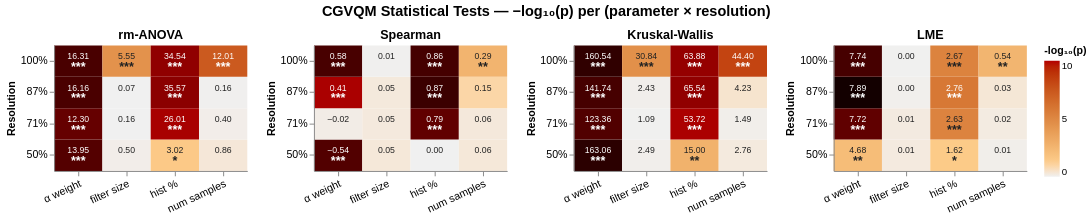

Notebook cell for this chart:
### Code cell
# ── Cell: Statistical Tests + Altair Heatmaps ─────────────────────────────
#
# Centering (already applied in df['score_centered'] by cell 1):
#   For each (scene s, parameter θ, resolution r):
#     baseline  = mean of score over shared values V_{θ,r}
#                 (values present for ALL scenes in that slice)
#     q̃_{s,θ,r,v} = q_{s,θ,r,v} - baseline
#
# Tests 1–3 use df['score_centered']; test 4 (LME) uses df['score'] (raw).
# ──────────────────────────────────────────────────────────────────────────

import warnings
import numpy as np
import pandas as pd
from scipy import stats
from statsmodels.formula.api import ols
import statsmodels.api as sm
from statsmodels.regression.mixed_linear_model import MixedLM
import altair as alt

warnings.filterwarnings('ignore')

# ══════════════════════════════════════════════════════════════════════════
# 1.  TEST FUNCTIONS
# ══════════════════════════════════════════════════════════════════════════

def _normalise(s: pd.Series) -> pd.Series:
    lo, hi = s.min(), s.max()
    return pd.Series(np.zeros(len(s)), index=s.index) if hi == lo else (s - lo) / (hi - lo)


def test_rm_anova(grp: pd.DataFrame) -> dict:
    """
    OLS on centered scores, factor = C(value), Type-II F-test.
    Centering already removes between-scene variance, so no scene term needed.
    """
    try:
        model = ols("score_centered ~ C(value)", data=grp).fit()
        tbl   = sm.stats.anova_lm(model, typ=2)
        row   = tbl.loc["C(value)"]
        return dict(F=float(row["F"]),
                    df_num=int(row["df"]),
                    df_den=int(tbl.loc["Residual", "df"]),
                    p=float(row["PR(>F)"]))
    except Exception as e:
        return dict(F=np.nan, df_num=np.nan, df_den=np.nan, p=np.nan, error=str(e))


def test_spearman(grp: pd.DataFrame) -> dict:
    """
    Spearman ρ between parameter value and centered score,
    pooling all (scene × value) pairs in the (parameter, resolution) slice.
    """
    try:
        rho, p = stats.spearmanr(grp["value"], grp["score_centered"])
        return dict(rho=float(rho), p=float(p), n=len(grp))
    except Exception as e:
        return dict(rho=np.nan, p=np.nan, n=len(grp), error=str(e))


def test_kruskal(grp: pd.DataFrame) -> dict:
    """
    Kruskal-Wallis H on centered scores, grouped by value level.
    Robust to missing value levels across scenes (no balance requirement).
    """
    try:
        groups = [g["score_centered"].values for _, g in grp.groupby("value")]
        if len(groups) < 2:
            raise ValueError("Need ≥ 2 value levels.")
        H, p = stats.kruskal(*groups)
        return dict(H=float(H), df=len(groups) - 1, p=float(p))
    except Exception as e:
        return dict(H=np.nan, df=np.nan, p=np.nan, error=str(e))


def test_lme(grp: pd.DataFrame) -> dict:
    """
    LME on RAW scores: score ~ value_norm [+ value_norm²] + (1|scene).
    Fits linear and quadratic models (REML=False); selects via LRT (α=0.05).
    Reports z-test p-value on the linear coefficient of the winning model.
    """
    try:
        g = grp.copy()
        g["value_norm"]  = _normalise(g["value"])
        g["value_norm2"] = g["value_norm"] ** 2

        fit_lin  = MixedLM.from_formula("score ~ value_norm",
                                         data=g, groups=g["scene"]).fit(reml=False, method="lbfgs")
        fit_quad = MixedLM.from_formula("score ~ value_norm + value_norm2",
                                         data=g, groups=g["scene"]).fit(reml=False, method="lbfgs")

        lr_stat  = 2.0 * (fit_quad.llf - fit_lin.llf)
        lr_p     = float(stats.chi2.sf(lr_stat, df=1))
        use_quad = lr_p < 0.05
        best     = fit_quad if use_quad else fit_lin

        return dict(
            coef_linear    = float(best.params["value_norm"]),
            coef_quadratic = float(best.params.get("value_norm2", np.nan)),
            p              = float(best.pvalues["value_norm"]),
            lr_p           = lr_p,
            model          = "quadratic" if use_quad else "linear",
        )
    except Exception as e:
        return dict(coef_linear=np.nan, coef_quadratic=np.nan,
                    p=np.nan, lr_p=np.nan, model="error", error=str(e))


# ══════════════════════════════════════════════════════════════════════════
# 2.  RUN ALL TESTS
# ══════════════════════════════════════════════════════════════════════════

TEST_FNS = dict(rm_anova=test_rm_anova, spearman=test_spearman,
                kruskal=test_kruskal,   lme=test_lme)

rows = []
for (param, res), sdf in df.groupby(["parameter", "resolution"]):
    row = dict(parameter=param, resolution=res)
    for name, fn in TEST_FNS.items():
        for k, v in fn(sdf).items():
            row[f"{name}_{k}"] = v
    rows.append(row)

results_df = (pd.DataFrame(rows)
              .sort_values(["parameter", "resolution"])
              .reset_index(drop=True))

# ── quick console summary ──────────────────────────────────────────────────
_cols = ["parameter", "resolution",
         "rm_anova_F", "rm_anova_p",
         "spearman_rho", "spearman_p",
         "kruskal_H", "kruskal_p",
         "lme_coef_linear", "lme_p", "lme_model"]
print(results_df[_cols].to_string(index=False, float_format=lambda x: f"{x:.4f}"))


# ══════════════════════════════════════════════════════════════════════════
# 3.  ALTAIR HEATMAPS  (−log10 p, one panel per test)
# ══════════════════════════════════════════════════════════════════════════

def sig_stars(p):
    if   p < 0.001: return "***"
    elif p < 0.01:  return "**"
    elif p < 0.05:  return "*"
    else:           return ""

# ── build long-form plot table ─────────────────────────────────────────────
plot_specs = [
    ("rm_anova",  "rm_anova_p",  "rm-ANOVA",  "F",   "rm_anova_F"),
    ("spearman",  "spearman_p",  "Spearman",  "ρ",   "spearman_rho"),
    ("kruskal",   "kruskal_p",   "Kruskal-Wallis", "H", "kruskal_H"),
    ("lme",       "lme_p",       "LME",       "β",   "lme_coef_linear"),
]

RESOLUTION_ORDER = ["100%", "87%", "71%", "50%"]   # descending on Y
PARAM_LABELS     = {"alpha_weight": "α weight",
                    "filter_size":  "filter size",
                    "hist_percent": "hist %",
                    "num_samples":  "num samples"}

plot_rows = []
for _, r in results_df.iterrows():
    for test_key, p_col, label, stat_sym, stat_col in plot_specs:
        p_val   = r.get(p_col,   np.nan)
        stat_v  = r.get(stat_col, np.nan)
        neg_log = -np.log10(p_val) if (p_val is not None and p_val > 0 and not np.isnan(p_val)) else 0.0
        stars   = sig_stars(p_val) if not np.isnan(p_val) else ""
        plot_rows.append(dict(
            test        = label,
            parameter   = PARAM_LABELS.get(r["parameter"], r["parameter"]),
            resolution  = f"{r['resolution']}%",
            neg_log_p   = neg_log,
            p_val       = p_val,
            stat_val    = stat_v,
            stat_sym    = stat_sym,
            stars       = stars,
        ))

plot_df = pd.DataFrame(plot_rows)

# ── colour scale anchored at significance threshold ────────────────────────
thresh  = -np.log10(0.05)          # ≈ 1.301
max_nlp = plot_df["neg_log_p"].replace([np.inf], np.nan).max()
clamp   = min(max_nlp * 1.05, 10)  # cap colour range at 10 for readability

color_scale = alt.Scale(
    domain=[0, thresh, clamp],
    range=["#f0f0f0", "#fdcc8a", "#b30000"],
)

# ── shared axis configuration ──────────────────────────────────────────────
base = (alt.Chart(plot_df)
    .transform_filter(alt.datum.neg_log_p >= 0)
    .encode(
        x=alt.X("parameter:O",
                sort=list(PARAM_LABELS.values()),
                axis=alt.Axis(title=None, labelAngle=-25)),
        y=alt.Y("resolution:O",
                sort=RESOLUTION_ORDER,
                axis=alt.Axis(title="Resolution")),
    )
)

def make_panel(test_label: str) -> alt.Chart:
    filtered = base.transform_filter(alt.datum.test == test_label)

    heatmap = filtered.mark_rect().encode(
        color=alt.Color("neg_log_p:Q",
                        scale=color_scale,
                        legend=alt.Legend(title="-log₁₀(p)",
                                          orient="right",
                                          gradientLength=120)),
        tooltip=[
            alt.Tooltip("parameter:O",  title="Parameter"),
            alt.Tooltip("resolution:O", title="Resolution"),
            alt.Tooltip("p_val:Q",      title="p-value",   format=".4f"),
            alt.Tooltip("neg_log_p:Q",  title="-log₁₀(p)", format=".2f"),
            alt.Tooltip("stat_val:Q",   title="Statistic", format=".3f"),
        ],
    )

    # Text colour: white when cell is dark (neg_log_p above midpoint), else dark grey
    WHITE_THRESH = (thresh + clamp) / 2
    text_color = alt.condition(
        alt.datum.neg_log_p > WHITE_THRESH,
        alt.value("white"),
        alt.value("#222222"),
    )

    # significance stars overlaid as text
    stars_layer = filtered.mark_text(
        fontSize=13, fontWeight="bold", dy=6
    ).encode(
        text="stars:N",
        color=text_color,
    )

    # stat value as small text above stars
    stat_layer = filtered.mark_text(
        fontSize=9, dy=-5
    ).encode(
        text=alt.condition(
            alt.datum.stat_val != None,
            alt.Text("stat_val:Q", format=".2f"),
            alt.value("")
        ),
        color=text_color,
    )

    return (heatmap + stars_layer + stat_layer).properties(
        title=alt.TitleParams(test_label, fontSize=13, fontWeight="bold", anchor="middle"),
        width=200,
        height=130,
    )

panels = [make_panel(label) for _, _, label, _, _ in plot_specs]

chart = (
    alt.hconcat(*panels, spacing=18)
    .properties(
        title=alt.TitleParams(
            "CGVQM Statistical Tests — −log₁₀(p) per (parameter × resolution)",
            fontSize=15, anchor="middle", dy=-6,
        )
    )
    .configure_view(strokeWidth=0)
    .configure_axis(labelFontSize=11, titleFontSize=11)
    .configure_title(fontSize=15)
)

chart

### Figure 1 — Vega-Lite specification as saved in the notebook (floating-point values rounded to 4 significant figures)
{"config": {"view": {"continuousWidth": 300, "continuousHeight": 300, "strokeWidth": 0}, "axis": {"labelFontSize": 11, "titleFontSize": 11}, "title": {"fontSize": 15}}, "hconcat": [{"layer": [{"mark": {"type": "rect"}, "encoding": {"color": {"field": "neg_log_p", "legend": {"gradientLength": 120, "orient": "right", "title": "-log₁₀(p)"}, "scale": {"domain": [0, 1.301, 10], "range": ["#f0f0f0", "#fdcc8a", "#b30000"]}, "type": "quantitative"}, "tooltip": [{"field": "parameter", "title": "Parameter", "type": "ordinal"}, {"field": "resolution", "title": "Resolution", "type": "ordinal"}, {"field": "p_val", "format": ".4f", "title": "p-value", "type": "quantitative"}, {"field": "neg_log_p", "format": ".2f", "title": "-log₁₀(p)", "type": "quantitative"}, {"field": "stat_val", "format": ".3f", "title": "Statistic", "type": "quantitative"}], "x": {"axis": {"labelAngle": -25, "title": null}, "field": "parameter", "sort": ["α weight", "filter size", "hist %", "num samples"], "type": "ordinal"}, "y": {"axis": {"title": "Resolution"}, "field": "resolution", "sort": ["100%", "87%", "71%", "50%"], "type": "ordinal"}}, "transform": [{"filter": "(datum.neg_log_p >= 0)"}, {"filter": "(datum.test === 'rm-ANOVA')"}]}, {"mark": {"type": "text", "dy": 6, "fontSize": 13, "fontWeight": "bold"}, "encoding": {"color": {"condition": {"test": "(datum.neg_log_p > 5.650514997831991)", "value": "white"}, "value": "#222222"}, "text": {"field": "stars", "type": "nominal"}, "x": {"axis": {"labelAngle": -25, "title": null}, "field": "parameter", "sort": ["α weight", "filter size", "hist %", "num samples"], "type": "ordinal"}, "y": {"axis": {"title": "Resolution"}, "field": "resolution", "sort": ["100%", "87%", "71%", "50%"], "type": "ordinal"}}, "transform": [{"filter": "(datum.neg_log_p >= 0)"}, {"filter": "(datum.test === 'rm-ANOVA')"}]}, {"mark": {"type": "text", "dy": -5, "fontSize": 9}, "encoding": {"color": {"condition": {"test": "(datum.neg_log_p > 5.650514997831991)", "value": "white"}, "value": "#222222"}, "text": {"condition": {"test": "(datum.stat_val !== null)", "field": "stat_val", "format": ".2f", "type": "quantitative"}, "value": ""}, "x": {"axis": {"labelAngle": -25, "title": null}, "field": "parameter", "sort": ["α weight", "filter size", "hist %", "num samples"], "type": "ordinal"}, "y": {"axis": {"title": "Resolution"}, "field": "resolution", "sort": ["100%", "87%", "71%", "50%"], "type": "ordinal"}}, "transform": [{"filter": "(datum.neg_log_p >= 0)"}, {"filter": "(datum.test === 'rm-ANOVA')"}]}], "height": 130, "title": {"text": "rm-ANOVA", "anchor": "middle", "fontSize": 13, "fontWeight": "bold"}, "width": 200}, {"layer": [{"mark": {"type": "rect"}, "encoding": {"color": {"field": "neg_log_p", "legend": {"gradientLength": 120, "orient": "right", "title": "-log₁₀(p)"}, "scale": {"domain": [0, 1.301, 10], "range": ["#f0f0f0", "#fdcc8a", "#b30000"]}, "type": "quantitative"}, "tooltip": [{"field": "parameter", "title": "Parameter", "type": "ordinal"}, {"field": "resolution", "title": "Resolution", "type": "ordinal"}, {"field": "p_val", "format": ".4f", "title": "p-value", "type": "quantitative"}, {"field": "neg_log_p", "format": ".2f", "title": "-log₁₀(p)", "type": "quantitative"}, {"field": "stat_val", "format": ".3f", "title": "Statistic", "type": "quantitative"}], "x": {"axis": {"labelAngle": -25, "title": null}, "field": "parameter", "sort": ["α weight", "filter size", "hist %", "num samples"], "type": "ordinal"}, "y": {"axis": {"title": "Resolution"}, "field": "resolution", "sort": ["100%", "87%", "71%", "50%"], "type": "ordinal"}}, "transform": [{"filter": "(datum.neg_log_p >= 0)"}, {"filter": "(datum.test === 'Spearman')"}]}, {"mark": {"type": "text", "dy": 6, "fontSize": 13, "fontWeight": "bold"}, "encoding": {"color": {"condition": {"test": "(datum.neg_log_p > 5.650514997831991)", "value": "white"}, "value": "#222222"}, "text": {"field": "stars", "type": "nominal"}, "x": {"axis": {"labelAngle": -25, "title": null}, "field": "parameter", "sort": ["α weight", "filter size", "hist %", "num samples"], "type": "ordinal"}, "y": {"axis": {"title": "Resolution"}, "field": "resolution", "sort": ["100%", "87%", "71%", "50%"], "type": "ordinal"}}, "transform": [{"filter": "(datum.neg_log_p >= 0)"}, {"filter": "(datum.test === 'Spearman')"}]}, {"mark": {"type": "text", "dy": -5, "fontSize": 9}, "encoding": {"color": {"condition": {"test": "(datum.neg_log_p > 5.650514997831991)", "value": "white"}, "value": "#222222"}, "text": {"condition": {"test": "(datum.stat_val !== null)", "field": "stat_val", "format": ".2f", "type": "quantitative"}, "value": ""}, "x": {"axis": {"labelAngle": -25, "title": null}, "field": "parameter", "sort": ["α weight", "filter size", "hist %", "num samples"], "type": "ordinal"}, "y": {"axis": {"title": "Resolution"}, "field": "resolution", "sort": ["100%", "87%", "71%", "50%"], "type": "ordinal"}}, "transform": [{"filter": "(datum.neg_log_p >= 0)"}, {"filter": "(datum.test === 'Spearman')"}]}], "height": 130, "title": {"text": "Spearman", "anchor": "middle", "fontSize": 13, "fontWeight": "bold"}, "width": 200}, {"layer": [{"mark": {"type": "rect"}, "encoding": {"color": {"field": "neg_log_p", "legend": {"gradientLength": 120, "orient": "right", "title": "-log₁₀(p)"}, "scale": {"domain": [0, 1.301, 10], "range": ["#f0f0f0", "#fdcc8a", "#b30000"]}, "type": "quantitative"}, "tooltip": [{"field": "parameter", "title": "Parameter", "type": "ordinal"}, {"field": "resolution", "title": "Resolution", "type": "ordinal"}, {"field": "p_val", "format": ".4f", "title": "p-value", "type": "quantitative"}, {"field": "neg_log_p", "format": ".2f", "title": "-log₁₀(p)", "type": "quantitative"}, {"field": "stat_val", "format": ".3f", "title": "Statistic", "type": "quantitative"}], "x": {"axis": {"labelAngle": -25, "title": null}, "field": "parameter", "sort": ["α weight", "filter size", "hist %", "num samples"], "type": "ordinal"}, "y": {"axis": {"title": "Resolution"}, "field": "resolution", "sort": ["100%", "87%", "71%", "50%"], "type": "ordinal"}}, "transform": [{"filter": "(datum.neg_log_p >= 0)"}, {"filter": "(datum.test === 'Kruskal-Wallis')"}]}, {"mark": {"type": "text", "dy": 6, "fontSize": 13, "fontWeight": "bold"}, "encoding": {"color": {"condition": {"test": "(datum.neg_log_p > 5.650514997831991)", "value": "white"}, "value": "#222222"}, "text": {"field": "stars", "type": "nominal"}, "x": {"axis": {"labelAngle": -25, "title": null}, "field": "parameter", "sort": ["α weight", "filter size", "hist %", "num samples"], "type": "ordinal"}, "y": {"axis": {"title": "Resolution"}, "field": "resolution", "sort": ["100%", "87%", "71%", "50%"], "type": "ordinal"}}, "transform": [{"filter": "(datum.neg_log_p >= 0)"}, {"filter": "(datum.test === 'Kruskal-Wallis')"}]}, {"mark": {"type": "text", "dy": -5, "fontSize": 9}, "encoding": {"color": {"condition": {"test": "(datum.neg_log_p > 5.650514997831991)", "value": "white"}, "value": "#222222"}, "text": {"condition": {"test": "(datum.stat_val !== null)", "field": "stat_val", "format": ".2f", "type": "quantitative"}, "value": ""}, "x": {"axis": {"labelAngle": -25, "title": null}, "field": "parameter", "sort": ["α weight", "filter size", "hist %", "num samples"], "type": "ordinal"}, "y": {"axis": {"title": "Resolution"}, "field": "resolution", "sort": ["100%", "87%", "71%", "50%"], "type": "ordinal"}}, "transform": [{"filter": "(datum.neg_log_p >= 0)"}, {"filter": "(datum.test === 'Kruskal-Wallis')"}]}], "height": 130, "title": {"text": "Kruskal-Wallis", "anchor": "middle", "fontSize": 13, "fontWeight": "bold"}, "width": 200}, {"layer": [{"mark": {"type": "rect"}, "encoding": {"color": {"field": "neg_log_p", "legend": {"gradientLength": 120, "orient": "right", "title": "-log₁₀(p)"}, "scale": {"domain": [0, 1.301, 10], "range": ["#f0f0f0", "#fdcc8a", "#b30000"]}, "type": "quantitative"}, "tooltip": [{"field": "parameter", "title": "Parameter", "type": "ordinal"}, {"field": "resolution", "title": "Resolution", "type": "ordinal"}, {"field": "p_val", "format": ".4f", "title": "p-value", "type": "quantitative"}, {"field": "neg_log_p", "format": ".2f", "title": "-log₁₀(p)", "type": "quantitative"}, {"field": "stat_val", "format": ".3f", "title": "Statistic", "type": "quantitative"}], "x": {"axis": {"labelAngle": -25, "title": null}, "field": "parameter", "sort": ["α weight", "filter size", "hist %", "num samples"], "type": "ordinal"}, "y": {"axis": {"title": "Resolution"}, "field": "resolution", "sort": ["100%", "87%", "71%", "50%"], "type": "ordinal"}}, "transform": [{"filter": "(datum.neg_log_p >= 0)"}, {"filter": "(datum.test === 'LME')"}]}, {"mark": {"type": "text", "dy": 6, "fontSize": 13, "fontWeight": "bold"}, "encoding": {"color": {"condition": {"test": "(datum.neg_log_p > 5.650514997831991)", "value": "white"}, "value": "#222222"}, "text": {"field": "stars", "type": "nominal"}, "x": {"axis": {"labelAngle": -25, "title": null}, "field": "parameter", "sort": ["α weight", "filter size", "hist %", "num samples"], "type": "ordinal"}, "y": {"axis": {"title": "Resolution"}, "field": "resolution", "sort": ["100%", "87%", "71%", "50%"], "type": "ordinal"}}, "transform": [{"filter": "(datum.neg_log_p >= 0)"}, {"filter": "(datum.test === 'LME')"}]}, {"mark": {"type": "text", "dy": -5, "fontSize": 9}, "encoding": {"color": {"condition": {"test": "(datum.neg_log_p > 5.650514997831991)", "value": "white"}, "value": "#222222"}, "text": {"condition": {"test": "(datum.stat_val !== null)", "field": "stat_val", "format": ".2f", "type": "quantitative"}, "value": ""}, "x": {"axis": {"labelAngle": -25, "title": null}, "field": "parameter", "sort": ["α weight", "filter size", "hist %", "num samples"], "type": "ordinal"}, "y": {"axis": {"title": "Resolution"}, "field": "resolution", "sort": ["100%", "87%", "71%", "50%"], "type": "ordinal"}}, "transform": [{"filter": "(datum.neg_log_p >= 0)"}, {"filter": "(datum.test === 'LME')"}]}], "height": 130, "title": {"text": "LME", "anchor": "middle", "fontSize": 13, "fontWeight": "bold"}, "width": 200}], "data": {"name": "data-a58892f498e6a18043806c24667530b1"}, "spacing": 18, "title": {"text": "CGVQM Statistical Tests — −log₁₀(p) per (parameter × resolution)", "anchor": "middle", "dy": -6, "fontSize": 15}, "$schema": "https://vega.github.io/schema/vega-lite/v6.1.0.json", "datasets": {"data-a58892f498e6a18043806c24667530b1": [{"test": "rm-ANOVA", "parameter": "α weight", "resolution": "50%", "neg_log_p": 19.9, "p_val": 1.269e-20, "stat_val": 13.95, "stat_sym": "F", "stars": "***"}, {"test": "Spearman", "parameter": "α weight", "resolution": "50%", "neg_log_p": 20.13, "p_val": 7.412e-21, "stat_val": -0.5445, "stat_sym": "ρ", "stars": "***"}, {"test": "Kruskal-Wallis", "parameter": "α weight", "resolution": "50%", "neg_log_p": 28.5, "p_val": 3.149e-29, "stat_val": 163.1, "stat_sym": "H", "stars": "***"}, {"test": "LME", "parameter": "α weight", "resolution": "50%", "neg_log_p": 2.153, "p_val": 0.007035, "stat_val": 4.677, "stat_sym": "β", "stars": "**"}, {"test": "rm-ANOVA", "parameter": "α weight", "resolution": "71%", "neg_log_p": 17.59, "p_val": 2.59e-18, "stat_val": 12.3, "stat_sym": "F", "stars": "***"}, {"test": "Spearman", "parameter": "α weight", "resolution": "71%", "neg_log_p": 0.1294, "p_val": 0.7423, "stat_val": -0.02081, "stat_sym": "ρ", "stars": ""}, {"test": "Kruskal-Wallis", "parameter": "α weight", "resolution": "71%", "neg_log_p": 20.42, "p_val": 3.817e-21, "stat_val": 123.4, "stat_sym": "H", "stars": "***"}, {"test": "LME", "parameter": "α weight", "resolution": "71%", "neg_log_p": 18.14, "p_val": 7.32e-19, "stat_val": 7.719, "stat_sym": "β", "stars": "***"}, {"test": "rm-ANOVA", "parameter": "α weight", "resolution": "87%", "neg_log_p": 22.86, "p_val": 1.396e-23, "stat_val": 16.16, "stat_sym": "F", "stars": "***"}, {"test": "Spearman", "parameter": "α weight", "resolution": "87%", "neg_log_p": 11.0, "p_val": 9.933e-12, "stat_val": 0.4117, "stat_sym": "ρ", "stars": "***"}, {"test": "Kruskal-Wallis", "parameter": "α weight", "resolution": "87%", "neg_log_p": 24.14, "p_val": 7.215e-25, "stat_val": 141.7, "stat_sym": "H", "stars": "***"}, {"test": "LME", "parameter": "α weight", "resolution": "87%", "neg_log_p": 30.17, "p_val": 6.805e-31, "stat_val": 7.885, "stat_sym": "β", "stars": "***"}, {"test": "rm-ANOVA", "parameter": "α weight", "resolution": "100%", "neg_log_p": 23.05, "p_val": 8.859e-24, "stat_val": 16.31, "stat_sym": "F", "stars": "***"}, {"test": "Spearman", "parameter": "α weight", "resolution": "100%", "neg_log_p": 23.45, "p_val": 3.521e-24, "stat_val": 0.5813, "stat_sym": "ρ", "stars": "***"}, {"test": "Kruskal-Wallis", "parameter": "α weight", "resolution": "100%", "neg_log_p": 27.99, "p_val": 1.035e-28, "stat_val": 160.5, "stat_sym": "H", "stars": "***"}, {"test": "LME", "parameter": "α weight", "resolution": "100%", "neg_log_p": 23.91, "p_val": 1.217e-24, "stat_val": 7.736, "stat_sym": "β", "stars": "***"}, {"test": "rm-ANOVA", "parameter": "filter size", "resolution": "50%", "neg_log_p": 0.09387, "p_val": 0.8056, "stat_val": 0.5025, "stat_sym": "F", "stars": ""}, {"test": "Spearman", "parameter": "filter size", "resolution": "50%", "neg_log_p": 0.2895, "p_val": 0.5135, "stat_val": 0.05451, "stat_sym": "ρ", "stars": ""}, {"test": "Kruskal-Wallis", "parameter": "filter size", "resolution": "50%", "neg_log_p": 0.06086, "p_val": 0.8692, "stat_val": 2.493, "stat_sym": "H", "stars": ""}, {"test": "LME", "parameter": "filter size", "resolution": "50%", "neg_log_p": 0.2116, "p_val": 0.6143, "stat_val": 0.01141, "stat_sym": "β", "stars": ""}, {"test": "rm-ANOVA", "parameter": "filter size", "resolution": "71%", "neg_log_p": 0.005627, "p_val": 0.9871, "stat_val": 0.1581, "stat_sym": "F", "stars": ""}, {"test": "Spearman", "parameter": "filter size", "resolution": "71%", "neg_log_p": 0.2408, "p_val": 0.5744, "stat_val": 0.04669, "stat_sym": "ρ", "stars": ""}, {"test": "Kruskal-Wallis", "parameter": "filter size", "resolution": "71%", "neg_log_p": 0.007921, "p_val": 0.9819, "stat_val": 1.091, "stat_sym": "H", "stars": ""}, {"test": "LME", "parameter": "filter size", "resolution": "71%", "neg_log_p": 0.2056, "p_val": 0.6229, "stat_val": 0.01274, "stat_sym": "β", "stars": ""}, {"test": "rm-ANOVA", "parameter": "filter size", "resolution": "87%", "neg_log_p": 0.0005617, "p_val": 0.9987, "stat_val": 0.06862, "stat_sym": "F", "stars": ""}, {"test": "Spearman", "parameter": "filter size", "resolution": "87%", "neg_log_p": 0.2515, "p_val": 0.5603, "stat_val": 0.04841, "stat_sym": "ρ", "stars": ""}, {"test": "Kruskal-Wallis", "parameter": "filter size", "resolution": "87%", "neg_log_p": 0.05756, "p_val": 0.8759, "stat_val": 2.433, "stat_sym": "H", "stars": ""}, {"test": "LME", "parameter": "filter size", "resolution": "87%", "neg_log_p": 0.04424, "p_val": 0.9032, "stat_val": 0.003795, "stat_sym": "β", "stars": ""}, {"test": "rm-ANOVA", "parameter": "filter size", "resolution": "100%", "neg_log_p": 4.456, "p_val": 3.5e-05, "stat_val": 5.549, "stat_sym": "F", "stars": "***"}, {"test": "Spearman", "parameter": "filter size", "resolution": "100%", "neg_log_p": 0.02754, "p_val": 0.9386, "stat_val": 0.006434, "stat_sym": "ρ", "stars": ""}, {"test": "Kruskal-Wallis", "parameter": "filter size", "resolution": "100%", "neg_log_p": 4.566, "p_val": 2.719e-05, "stat_val": 30.84, "stat_sym": "H", "stars": "***"}, {"test": "LME", "parameter": "filter size", "resolution": "100%", "neg_log_p": 0.01644, "p_val": 0.9629, "stat_val": -0.001498, "stat_sym": "β", "stars": ""}, {"test": "rm-ANOVA", "parameter": "hist %", "resolution": "50%", "neg_log_p": 1.463, "p_val": 0.03447, "stat_val": 3.022, "stat_sym": "F", "stars": "*"}, {"test": "Spearman", "parameter": "hist %", "resolution": "50%", "neg_log_p": -0.0, "p_val": 1.0, "stat_val": 0.0, "stat_sym": "ρ", "stars": ""}, {"test": "Kruskal-Wallis", "parameter": "hist %", "resolution": "50%", "neg_log_p": 2.741, "p_val": 0.001815, "stat_val": 15.0, "stat_sym": "H", "stars": "**"}, {"test": "LME", "parameter": "hist %", "resolution": "50%", "neg_log_p": 1.378, "p_val": 0.04193, "stat_val": 1.619, "stat_sym": "β", "stars": "*"}, {"test": "rm-ANOVA", "parameter": "hist %", "resolution": "71%", "neg_log_p": 11.12, "p_val": 7.64e-12, "stat_val": 26.01, "stat_sym": "F", "stars": "***"}, {"test": "Spearman", "parameter": "hist %", "resolution": "71%", "neg_log_p": 18.05, "p_val": 8.841e-19, "stat_val": 0.7856, "stat_sym": "ρ", "stars": "***"}, {"test": "Kruskal-Wallis", "parameter": "hist %", "resolution": "71%", "neg_log_p": 10.89, "p_val": 1.284e-11, "stat_val": 53.72, "stat_sym": "H", "stars": "***"}, {"test": "LME", "parameter": "hist %", "resolution": "71%", "neg_log_p": 5.245, "p_val": 5.694e-06, "stat_val": 2.634, "stat_sym": "β", "stars": "***"}, {"test": "rm-ANOVA", "parameter": "hist %", "resolution": "87%", "neg_log_p": 13.98, "p_val": 1.038e-14, "stat_val": 35.57, "stat_sym": "F", "stars": "***"}, {"test": "Spearman", "parameter": "hist %", "resolution": "87%", "neg_log_p": 26.4, "p_val": 3.984e-27, "stat_val": 0.8717, "stat_sym": "ρ", "stars": "***"}, {"test": "Kruskal-Wallis", "parameter": "hist %", "resolution": "87%", "neg_log_p": 13.41, "p_val": 3.853e-14, "stat_val": 65.54, "stat_sym": "H", "stars": "***"}, {"test": "LME", "parameter": "hist %", "resolution": "87%", "neg_log_p": 5.834, "p_val": 1.466e-06, "stat_val": 2.758, "stat_sym": "β", "stars": "***"}, {"test": "rm-ANOVA", "parameter": "hist %", "resolution": "100%", "neg_log_p": 13.58, "p_val": 2.624e-14, "stat_val": 34.54, "stat_sym": "F", "stars": "***"}, {"test": "Spearman", "parameter": "hist %", "resolution": "100%", "neg_log_p": 24.35, "p_val": 4.462e-25, "stat_val": 0.8599, "stat_sym": "ρ", "stars": "***"}, {"test": "Kruskal-Wallis", "parameter": "hist %", "resolution": "100%", "neg_log_p": 13.06, "p_val": 8.694e-14, "stat_val": 63.88, "stat_sym": "H", "stars": "***"}, {"test": "LME", "parameter": "hist %", "resolution": "100%", "neg_log_p": 5.272, "p_val": 5.343e-06, "stat_val": 2.674, "stat_sym": "β", "stars": "***"}, {"test": "rm-ANOVA", "parameter": "num samples", "resolution": "50%", "neg_log_p": 0.3103, "p_val": 0.4895, "stat_val": 0.8622, "stat_sym": "F", "stars": ""}, {"test": "Spearman", "parameter": "num samples", "resolution": "50%", "neg_log_p": 0.2905, "p_val": 0.5123, "stat_val": 0.06466, "stat_sym": "ρ", "stars": ""}, {"test": "Kruskal-Wallis", "parameter": "num samples", "resolution": "50%", "neg_log_p": 0.2231, "p_val": 0.5983, "stat_val": 2.763, "stat_sym": "H", "stars": ""}, {"test": "LME", "parameter": "num samples", "resolution": "50%", "neg_log_p": 0.07752, "p_val": 0.8365, "stat_val": 0.006355, "stat_sym": "β", "stars": ""}, {"test": "rm-ANOVA", "parameter": "num samples", "resolution": "71%", "neg_log_p": 0.09087, "p_val": 0.8112, "stat_val": 0.3958, "stat_sym": "F", "stars": ""}, {"test": "Spearman", "parameter": "num samples", "resolution": "71%", "neg_log_p": 0.2716, "p_val": 0.5351, "stat_val": 0.06121, "stat_sym": "ρ", "stars": ""}, {"test": "Kruskal-Wallis", "parameter": "num samples", "resolution": "71%", "neg_log_p": 0.0821, "p_val": 0.8278, "stat_val": 1.494, "stat_sym": "H", "stars": ""}, {"test": "LME", "parameter": "num samples", "resolution": "71%", "neg_log_p": 0.1893, "p_val": 0.6467, "stat_val": 0.01655, "stat_sym": "β", "stars": ""}, {"test": "rm-ANOVA", "parameter": "num samples", "resolution": "87%", "neg_log_p": 0.0193, "p_val": 0.9565, "stat_val": 0.1632, "stat_sym": "F", "stars": ""}, {"test": "Spearman", "parameter": "num samples", "resolution": "87%", "neg_log_p": 0.9285, "p_val": 0.1179, "stat_val": 0.1535, "stat_sym": "ρ", "stars": ""}, {"test": "Kruskal-Wallis", "parameter": "num samples", "resolution": "87%", "neg_log_p": 0.4253, "p_val": 0.3756, "stat_val": 4.232, "stat_sym": "H", "stars": ""}, {"test": "LME", "parameter": "num samples", "resolution": "87%", "neg_log_p": 0.3233, "p_val": 0.475, "stat_val": 0.02788, "stat_sym": "β", "stars": ""}, {"test": "rm-ANOVA", "parameter": "num samples", "resolution": "100%", "neg_log_p": 7.283, "p_val": 5.212e-08, "stat_val": 12.01, "stat_sym": "F", "stars": "***"}, {"test": "Spearman", "parameter": "num samples", "resolution": "100%", "neg_log_p": 2.6, "p_val": 0.002512, "stat_val": 0.292, "stat_sym": "ρ", "stars": "**"}, {"test": "Kruskal-Wallis", "parameter": "num samples", "resolution": "100%", "neg_log_p": 8.276, "p_val": 5.298e-09, "stat_val": 44.4, "stat_sym": "H", "stars": "***"}, {"test": "LME", "parameter": "num samples", "resolution": "100%", "neg_log_p": 2.552, "p_val": 0.002804, "stat_val": 0.5363, "stat_sym": "β", "stars": "**"}]}}
